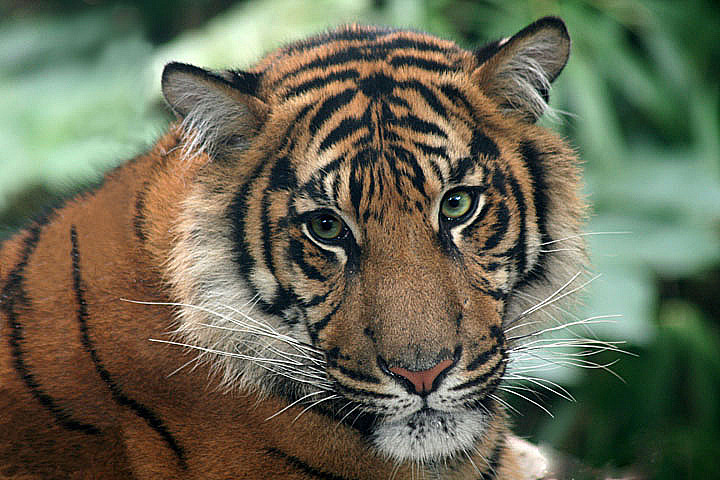
#> input picture Data/Tiger.jpg, 720 x 480 px, found by its file name
$ jupyter execute 'edge 출력 및 오브젝트 경계 검출_Tiger.ipynb'
#> lines starting #> are read from the running program, lines starting #| are printed output that depends on the picture; after the words box and inside, x2 and y2 are one past the last pixel; in counts of white or black regions, pixels touching at a corner belong together
# 1. Sobel mask를 통한 edge 영상을 획득한 후 정제된 edge 출력하기

[cell 1]
import numpy as np
import matplotlib.pyplot as plt

**2D 컨볼루션을 수행하는 함수 정의**

[cell 2]
def convolve2d(image, kernel):
    # Get dimensions of image and kernel
    image_height, image_width = image.shape
    kernel_height, kernel_width = kernel.shape

    # Calculate padding dimensions
    pad_height = kernel_height // 2
    pad_width = kernel_width // 2

    # Pad the image
    padded_image = np.pad(image, ((pad_height, pad_height), (pad_width, pad_width)), mode='constant')

    # Initialize output array
    output = np.zeros_like(image)

    # Convolve
    for i in range(image_height):
        for j in range(image_width):
            region = padded_image[i:i+kernel_height, j:j+kernel_width]
            output[i, j] = np.sum(region * kernel)

    return output

**Non-maximum suppression (NMS) 알고리즘 구현**

[cell 3]
def non_max_suppression(img, D):
    M, N = img.shape
    output = np.zeros((M,N), dtype=np.int32)
    angle = D * 180. / np.pi
    angle[angle < 0] += 180

    # 각도에 따른 픽셀 값 비교
    for i in range(1,M-1):
        for j in range(1,N-1):
            try:
                q = 255
                r = 255

               #angle 0
                if (0 <= angle[i,j] < 22.5) or (157.5 <= angle[i,j] <= 180):
                    q = img[i, j+1]
                    r = img[i, j-1]
                # angle 45
                elif 22.5 <= angle[i,j] < 67.5:
                    q = img[i+1, j-1]
                    r = img[i-1, j+1]
                # angle 90
                elif 67.5 <= angle[i,j] < 112.5:
                    q = img[i+1, j]
                    r = img[i-1, j]
                # angle 135
                elif 112.5 <= angle[i,j] < 157.5:
                    q = img[i-1, j-1]
                    r = img[i+1, j+1]

                # 지역 최대값 판별
                if (img[i,j] >= q) and (img[i,j] >= r):
                    output[i,j] = img[i,j]
                else:
                    output[i,j] = 0

            except IndexError as e:
                pass

    return output

**이중 임계값(Hysteresis Thresholding) 구현**

[cell 4]
def hysteresis_threshold(img, low, high):
    M, N = img.shape
    output = np.zeros((M,N), dtype=np.int32)

    strong = 255
    weak = 50

    strong_i, strong_j = np.where(img >= high)
    zeros_i, zeros_j = np.where(img < low)

    weak_i, weak_j = np.where((img <= high) & (img >= low))

    output[strong_i, strong_j] = strong
    output[weak_i, weak_j] = weak

    for i in range(1, M-1):
        for j in range(1, N-1):
            if (output[i,j] == weak):
                try:
                    if ((output[i+1, j-1] == strong) or (output[i+1, j] == strong) or (output[i+1, j+1] == strong)
                        or (output[i, j-1] == strong) or (output[i, j+1] == strong)
                        or (output[i-1, j-1] == strong) or (output[i-1, j] == strong) or (output[i-1, j+1] == strong)):
                        output[i, j] = strong
                    else:
                        output[i, j] = 0
                except IndexError as e:
                    pass

    return output

**1) Sobel mask를 적용하여 얻은 edge 영상 획득**
**2) 획득한 edge 영상에 대해 Non-maximal suppression을 수행**

[cell 5]
# 이미지 불러오기
image = plt.imread("Tiger.jpg")
#> image is the input picture: shape (480, 720, 3); mean R, G, B 103.5, 104.6, 83.7
gray_image = np.dot(image[..., :3], [0.2989, 0.5870, 0.1140])  # RGB to grayscale
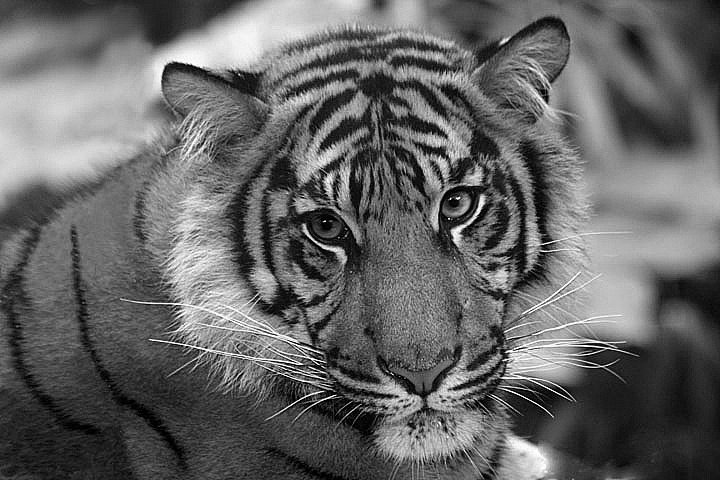
#> gray_image: shape (480, 720) float64; min 0, max 255, mean 101.9

# Sobel 커널 정의
sobel_x = np.array([[-1, 0, 1],
                     [-2, 0, 2],
                     [-1, 0, 1]])

sobel_y = np.array([[-1, -2, -1],
                     [0, 0, 0],
                     [1, 2, 1]])

# 컨볼루션 수행
sobel_x_image = convolve2d(gray_image, sobel_x)
#> in convolve2d, `padded_image = np.pad(image, ((pad_height, pad_height), (pad_width, pa..`:
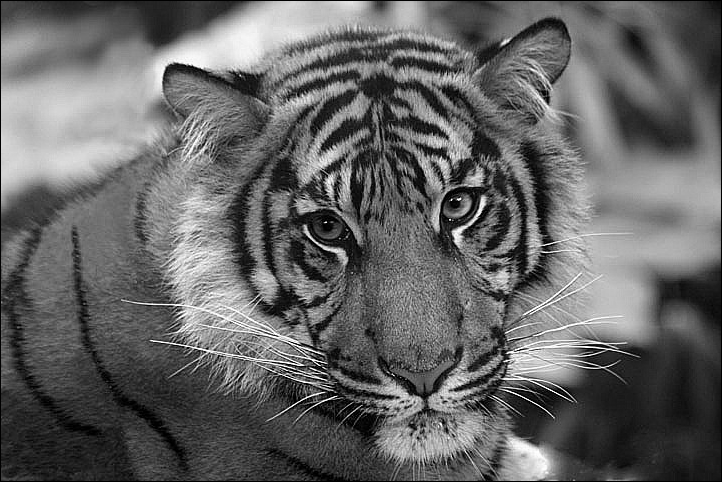
#> padded_image: shape (482, 722) float64; min 0, max 255, mean 101.2
sobel_y_image = convolve2d(gray_image, sobel_y)
#> after the loop in convolve2d (call 2), `for i in range(image_height):`:
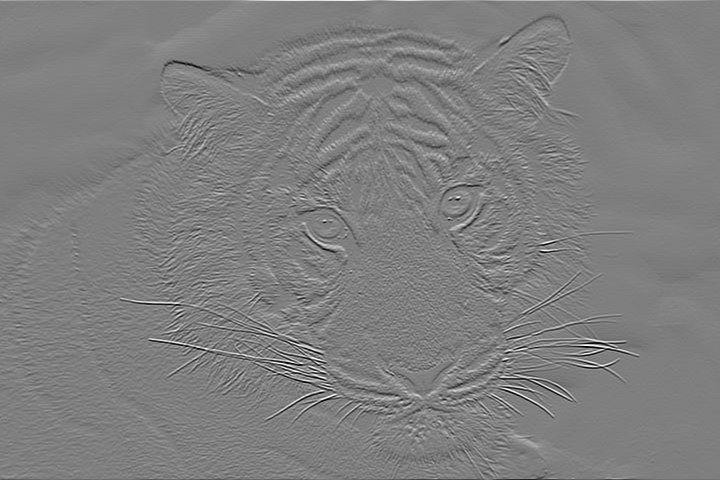
#> output: shape (480, 720) float64; min -1010.5, max 1013, mean -0.2; drawn with min black and max white

# 경계 강도 계산
sobel_magnitude = np.sqrt(sobel_x_image**2 + sobel_y_image**2)
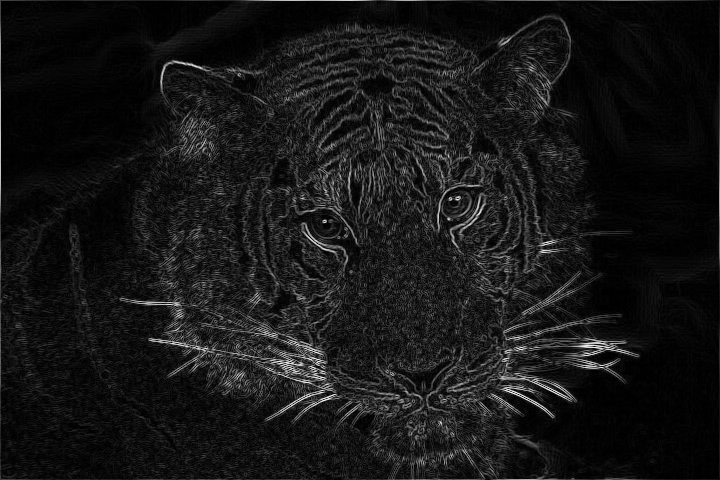
#> sobel_magnitude: shape (480, 720) float64; min 0, max 1087.4, mean 97.5; drawn with min black and max white
sobel_angle = np.arctan2(sobel_y_image, sobel_x_image)
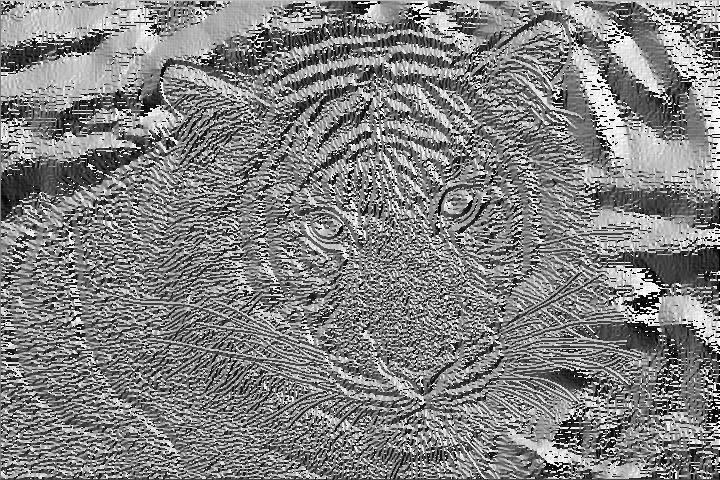
#> sobel_angle: shape (480, 720) float64; min -3.14, max 3.14, mean 0.0504; drawn with min black and max white

# Non-maximal suppression
nms = non_max_suppression(sobel_magnitude, sobel_angle)
#> in non_max_suppression, `angle[angle < 0] += 180`:
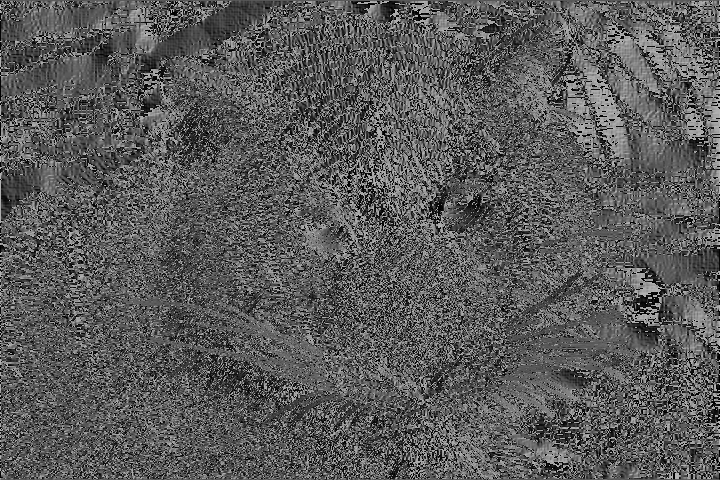
#> angle: shape (480, 720) float64; min 0, max 180, mean 90.6
#> after the loop in non_max_suppression, `for i in range(1,M-1):`:
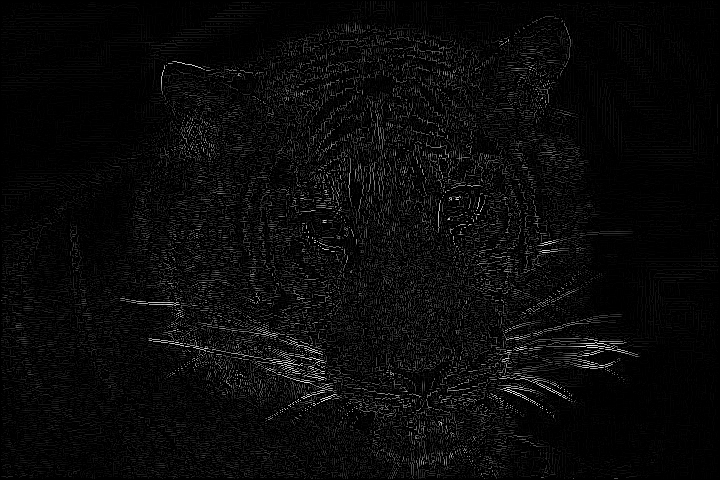
#> output: shape (480, 720) int32; min 0, max 1087, mean 42.9; drawn with min black and max white

# 결과 출력
plt.figure(figsize=(10, 10))

plt.subplot(3, 2, 1)
plt.title("Original Image")
plt.imshow(gray_image, cmap='gray')

plt.subplot(3, 2, 2)
plt.title("Sobel X")
plt.imshow(sobel_x_image, cmap='gray')

plt.subplot(3, 2, 3)
plt.title("Sobel Y")
plt.imshow(sobel_y_image, cmap='gray')

plt.subplot(3, 2, 4)
plt.title("Sobel Magnitude")
plt.imshow(sobel_magnitude, cmap='gray')

plt.subplot(3, 2, 5)
plt.title("Non-maximal Suppression")
plt.imshow(nms, cmap='gray')

plt.tight_layout()
plt.show()

**3) 얇아진 edge 영상에 대해 Hysteresis 알고리즘을 적용 후 최종 출력**

[cell 6]
# Hysteresis thresholding
low = 20
high = 40
edge = hysteresis_threshold(nms, low, high)
#> in hysteresis_threshold, `weak_i, weak_j = np.where((img <= high) & (img >= low))`: weak_i = 17037 values from 1 to 478; weak_j = 17037 values, max 718 at index 2821, min 1 at index 3117, mean 405.4
#> after the loop in hysteresis_threshold, `for i in range(1, M-1):`:
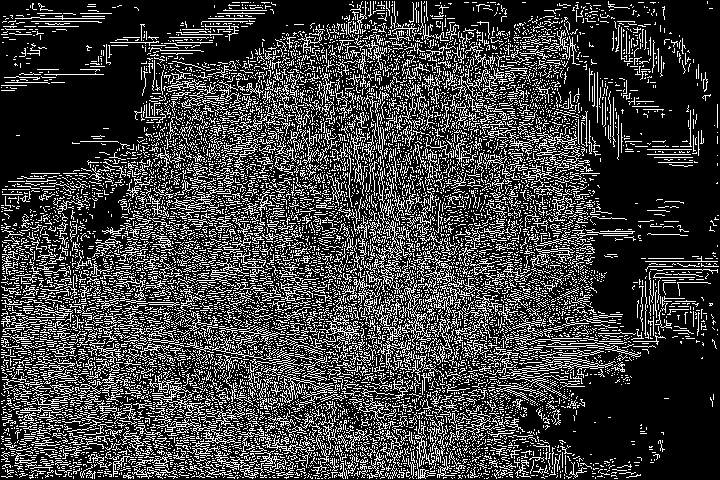
#> output: shape (480, 720) int32; 24.4% white in thin lines or dots

# 결과 출력
plt.figure(figsize=(10, 10))

plt.subplot(3, 2, 1)
plt.title("Original Image")
plt.imshow(gray_image, cmap='gray')

plt.subplot(3, 2, 2)
plt.title("Sobel Magnitude")
plt.imshow(sobel_magnitude, cmap='gray')

plt.subplot(3, 2, 3)
plt.title("Non-maximal Suppression")
plt.imshow(nms, cmap='gray')

plt.subplot(3, 2, 4)
plt.title("Hysteresis Thresholding")
plt.imshow(edge, cmap='gray')

plt.tight_layout()
plt.show()

**4) Thresholding을 조정하며 유의미한 edge 남도록 실험**

[cell 7]
# Hysteresis thresholding
low_values = [10, 20, 30]
high_values = [10, 30, 50]

plt.figure(figsize=(15, 15))

for i, (low, high) in enumerate(zip(low_values, high_values)):
    edge = hysteresis_threshold(nms, low, high)

    plt.subplot(3, 3, i+1)
    plt.title(f'Low: {low}, High: {high}')
    plt.imshow(edge, cmap='gray')
#> this loop made 3 passes
#> pass 3, `edge = hysteresis_threshold(nms, low, high)`:
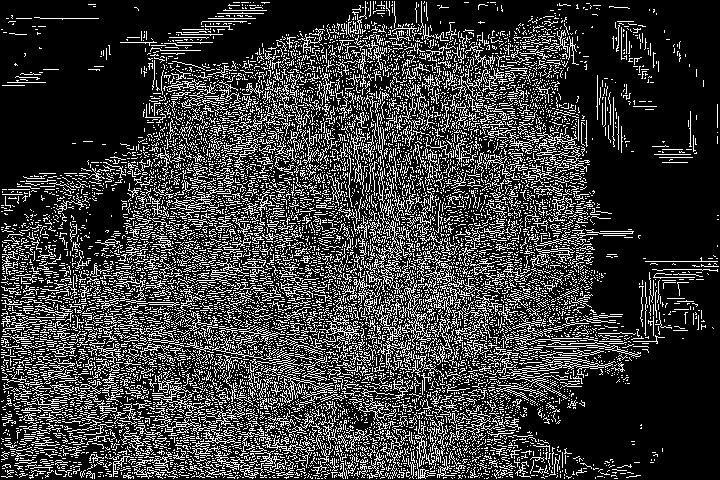
#> edge: shape (480, 720) int32; 22.7% white in thin lines or dots

plt.tight_layout()
plt.show()

# 2. 1번 문제에서 획득한 Edge 영상에 대해 Boundary tracing을 수행하여 오브젝트 경계 검출

- 입출력 부분 외 3rd party library 사용 금지

위와 같은 조건이 있지만 OpenCV 아니면 경계 검출이 안돼서 일단 OpenCV를 사용하여 진행하였다.

[cell 8]
import cv2

# edge 이미지를 uint8으로 변환
edge = edge.astype(np.uint8)
#> edge: shape (480, 720); 22.7% white in thin lines or dots

# edge 이미지를 바이너리 이미지로 변환
_, binary = cv2.threshold(edge, 50, 255, cv2.THRESH_BINARY)

# 바이너리 이미지에서 윤곽 찾기
contours, _ = cv2.findContours(binary, cv2.RETR_TREE, cv2.CHAIN_APPROX_SIMPLE)
#> contours = 10724 contours, 10579 with area under 20; largest, box (x1, y1, x2, y2) and area: (535, 131, 587, 172) 270, (363, 244, 402, 288) 184, (401, 280, 431, 344) 180, (280, 374, 338, 403) 178, (164, 408, 245, 435) 154

# 윤곽 그리기
output = cv2.cvtColor(gray_image.astype(np.uint8), cv2.COLOR_GRAY2BGR)
#> output: shape (480, 720, 3)
cv2.drawContours(output, contours, -1, (0, 255, 0), 2)
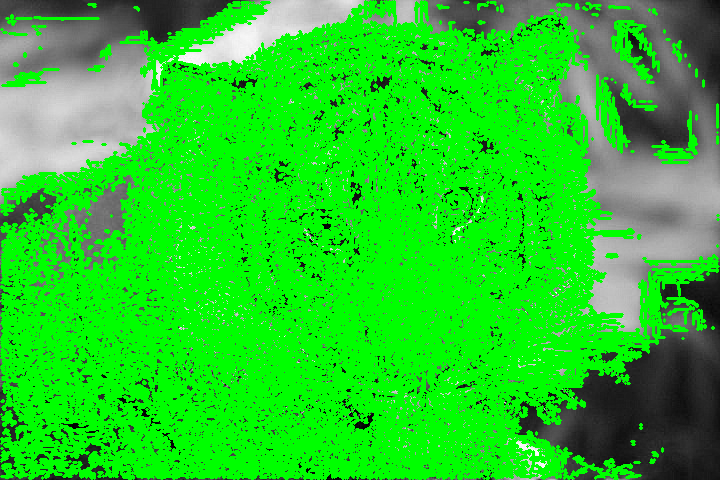
#> output: shape (480, 720, 3); mean B, G, R 36.6, 204.9, 36.6

plt.figure(figsize=(10, 10))

plt.subplot(1, 2, 1)
plt.title("Original Image")
plt.imshow(gray_image, cmap='gray')

plt.subplot(1, 2, 2)
plt.title("Boundary Tracing")
plt.imshow(output, cmap='gray')

plt.tight_layout()
plt.show()
